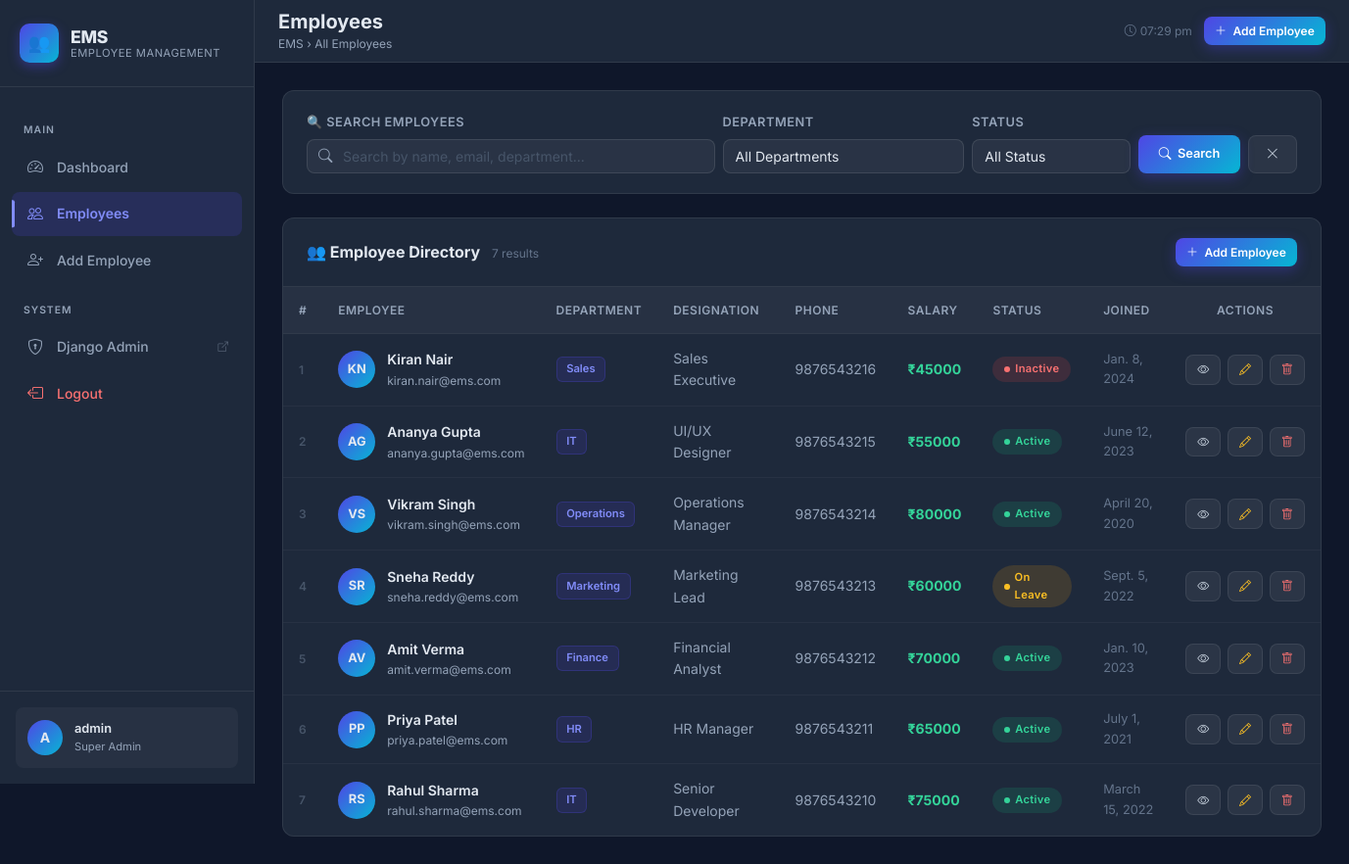
Screenshot of /employees/ (signed in) with the database file from the repository.
### employees/models.py (models this page shows, shortened)
class Employee(models.Model):
    first_name = models.CharField(max_length=100)
    last_name = models.CharField(max_length=100)
    email = models.EmailField(unique=True)
    phone = models.CharField(max_length=15)
    department = models.CharField(max_length=50, choices=DEPARTMENT_CHOICES)
    designation = models.CharField(max_length=100)
    salary = models.DecimalField(max_digits=10, decimal_places=2)
    date_joined = models.DateField()
    status = models.CharField(max_length=20, choices=STATUS_CHOICES, default='Active')
    photo = models.ImageField(upload_to='employee_photos/', blank=True, null=True)
    address = models.TextField(blank=True, null=True)
    created_at = models.DateTimeField(auto_now_add=True)
    updated_at = models.DateTimeField(auto_now=True)
    def get_full_name(self):
        return f"{self.first_name} {self.last_name}"
    class Meta:
        ordering = ['-created_at']
        verbose_name = 'Employee'
        verbose_name_plural = 'Employees'

### employees/views.py (the view, shortened to what this page needs)
# urls.py: path('employees/', views.employee_list, name='employee_list'),
@login_required
def employee_list(request):
    form = SearchForm(request.GET)
    employees = Employee.objects.all()
    query = request.GET.get('query', '')
    department = request.GET.get('department', '')
    status = request.GET.get('status', '')
    if department:
        employees = employees.filter(department=department)
    if status:
        employees = employees.filter(status=status)
    context = {
        'employees': employees,
        'form': form,
        'total_results': employees.count(),
        'query': query,
        'page_title': 'Employees',
    }
    return render(request, 'employees/employee_list.html', context)

### employees/forms.py
class SearchForm(forms.Form):
    query = forms.CharField(
        required=False,
        widget=forms.TextInput(attrs={
            'class': 'form-control',
            'placeholder': 'Search by name, email, department...',
            'id': 'search_query',
        })
    )
    department = forms.ChoiceField(
        required=False,
        choices=[('', 'All Departments')] + [
            ('HR', 'Human Resources'),
            ('IT', 'Information Technology'),
            ('Finance', 'Finance'),
            ('Marketing', 'Marketing'),
            ('Operations', 'Operations'),
            ('Sales', 'Sales'),
            ('Admin', 'Administration'),
        ],
        widget=forms.Select(attrs={
            'class': 'form-select',
            'id': 'dept_filter',
        })
    )
    status = forms.ChoiceField(
        required=False,
        choices=[('', 'All Status'), ('Active', 'Active'), ('Inactive', 'Inactive'), ('On Leave', 'On Leave')],
        widget=forms.Select(attrs={
            'class': 'form-select',
            'id': 'status_filter',
        })
    )

### employees/templates/employees/employee_list.html (shortened to what this page needs)
{% extends 'employees/base.html' %}
{% block page_title %}Employees{% endblock %}
{% block breadcrumb %}All Employees{% endblock %}
{% block content %}
<div class="ems-card mb-4">
  <div class="ems-card-body" style="padding:1.25rem 1.5rem;">
    <form method="GET" id="searchForm">
      <div class="row g-2 align-items-end">
        <div class="col-12 col-md-5">
          <label class="form-label">🔍 Search Employees</label>
          <div class="search-wrapper">
            <i class="bi bi-search search-icon"></i>
            {{ form.query }}
          </div>
        </div>
        <div class="col-6 col-md-3">
          <label class="form-label">Department</label>
          {{ form.department }}
        </div>
        <div class="col-6 col-md-2">
          <label class="form-label">Status</label>
          {{ form.status }}
        </div>
        <div class="col-12 col-md-2 d-flex gap-2">
          <button type="submit" id="searchBtn" class="btn-ems btn-ems-primary flex-fill justify-content-center">
            <i class="bi bi-search"></i> Search
          </button>
          <a href="{% url 'employee_list' %}" class="btn-ems btn-ems-ghost" id="clearSearch" title="Clear filters">
            <i class="bi bi-x-lg"></i>
          </a>
        </div>
      </div>
    </form>
  </div>
</div>
<div class="ems-card">
  <div class="ems-card-header">
    <h2 class="ems-card-title">
      👥 Employee Directory
      <span style="font-size:0.75rem; font-weight:400; color:#64748b; margin-left:0.5rem;">
        {{ total_results }} result{{ total_results|pluralize }}
      </span>
    </h2>
    <a href="{% url 'employee_add' %}" class="btn-ems btn-ems-primary btn-ems-sm" id="add-employee-btn">
      <i class="bi bi-plus-lg"></i> Add Employee
    </a>
  </div>
  {% if employees %}
  <div style="overflow-x:auto;">
    <table class="ems-table" id="employeeTable">
      <thead>
        <tr>
          <th>#</th>
          <th>Employee</th>
          <th>Department</th>
          <th>Designation</th>
          <th>Phone</th>
          <th>Salary</th>
          <th>Status</th>
          <th>Joined</th>
          <th style="text-align:center;">Actions</th>
        </tr>
      </thead>
      <tbody>
        {% for emp in employees %}
        <tr id="emp-row-{{ emp.pk }}">
          <td style="color:#475569; font-size:0.75rem; font-weight:600;">{{ forloop.counter }}</td>
          <td>
            <div class="emp-info-cell">
              <div class="emp-avatar">
                {% if emp.photo %}
                  <img src="{{ emp.photo.url }}" alt="{{ emp.get_full_name }}">
                {% else %}
                  {{ emp.first_name|first|upper }}{{ emp.last_name|first|upper }}
                {% endif %}
              </div>
              <div>
                <div class="emp-name">{{ emp.get_full_name }}</div>
                <div class="emp-email">{{ emp.email }}</div>
              </div>
            </div>
          </td>
          <td><span class="badge-dept">{{ emp.department }}</span></td>
          <td style="color:#94a3b8;">{{ emp.designation }}</td>
          <td style="color:#94a3b8;">{{ emp.phone }}</td>
          <td class="salary-text">₹{{ emp.salary|floatformat:0 }}</td>
          <td>
            <span class="badge-status
              {% if emp.status == 'Active' %}badge-active
              {% elif emp.status == 'Inactive' %}badge-inactive
              {% else %}badge-on-leave{% endif %}">
              {{ emp.status }}
            </span>
          </td>
          <td style="color:#64748b; font-size:0.8rem;">{{ emp.date_joined }}</td>
          <td>
            <div class="action-btns justify-content-center">
              <a href="{% url 'employee_detail' emp.pk %}"
                 class="btn-ems btn-ems-ghost btn-ems-sm"
                 id="view-{{ emp.pk }}" title="View Details">
                <i class="bi bi-eye"></i>
              </a>
              <a href="{% url 'employee_edit' emp.pk %}"
                 class="btn-ems btn-ems-ghost btn-ems-sm"
                 id="edit-{{ emp.pk }}" title="Edit"
                 style="color:#fbbf24;">
                <i class="bi bi-pencil"></i>
              </a>
              <a href="{% url 'employee_delete' emp.pk %}"
                 class="btn-ems btn-ems-ghost btn-ems-sm"
                 id="delete-{{ emp.pk }}" title="Delete"
                 style="color:#f87171;">
                <i class="bi bi-trash"></i>
              </a>
            </div>
          </td>
        </tr>
        {% endfor %}
      </tbody>
    </table>
  </div>
  {% endif %}
</div>
{% endblock %}

### employees/templates/employees/base.html (shortened to what this page needs)
{% load static %}
<!DOCTYPE html>
<html lang="en">
<head>
  <link href="https://cdn.jsdelivr.net/npm/bootstrap@5.3.2/dist/css/bootstrap.min.css" rel="stylesheet">
  <link href="https://cdn.jsdelivr.net/npm/bootstrap-icons@1.11.3/font/bootstrap-icons.min.css" rel="stylesheet">
  <link href="{% static 'css/ems.css' %}" rel="stylesheet">
</head>
<body>
{% block body %}
<div class="app-wrapper">
  <aside class="sidebar" id="sidebar">
    <div class="sidebar-brand">
      <div class="brand-icon">👥</div>
      <div class="brand-text">
        EMS
        <small>Employee Management</small>
      </div>
    </div>
    <nav class="sidebar-nav">
      <div class="nav-section-label">Main</div>
      <a href="{% url 'dashboard' %}" id="nav-dashboard"
         class="nav-item-link {% if request.resolver_match.url_name == 'dashboard' %}active{% endif %}">
        <span class="nav-icon"><i class="bi bi-speedometer2"></i></span>
        Dashboard
      </a>
      <a href="{% url 'employee_list' %}" id="nav-employees"
         class="nav-item-link {% if 'employee' in request.resolver_match.url_name %}active{% endif %}">
        <span class="nav-icon"><i class="bi bi-people"></i></span>
        Employees
      </a>
      <a href="{% url 'employee_add' %}" id="nav-add-employee"
         class="nav-item-link {% if request.resolver_match.url_name == 'employee_add' %}active{% endif %}">
        <span class="nav-icon"><i class="bi bi-person-plus"></i></span>
        Add Employee
      </a>
      <div class="nav-section-label">System</div>
      <a href="/admin/" id="nav-admin" class="nav-item-link" target="_blank">
        <span class="nav-icon"><i class="bi bi-shield-lock"></i></span>
        Django Admin
        <i class="bi bi-box-arrow-up-right ms-auto" style="font-size:0.65rem; opacity:0.5;"></i>
      </a>
      <a href="{% url 'logout' %}" id="nav-logout" class="nav-item-link" style="color:#f87171;">
        <span class="nav-icon"><i class="bi bi-box-arrow-left"></i></span>
        Logout
      </a>
    </nav>
    <div class="sidebar-footer">
      <div class="user-card">
        <div class="user-avatar">
          {{ request.user.username|first|upper }}
        </div>
        <div class="user-info">
          <div class="user-name">{{ request.user.get_full_name|default:request.user.username }}</div>
          <div class="user-role">{% if request.user.is_superuser %}Super Admin{% else %}Staff{% endif %}</div>
        </div>
      </div>
    </div>
  </aside>
  <main class="main-content">
    <header class="topbar">
      <div class="d-flex align-items-center gap-3">
        <div class="page-title-area">
          <h1>{% block page_title %}Dashboard{% endblock %}</h1>
          <div class="breadcrumb-text">
            EMS &rsaquo; {% block breadcrumb %}Dashboard{% endblock %}
          </div>
        </div>
      </div>
      <div class="topbar-actions">
        <span class="d-none d-sm-flex align-items-center gap-1" style="font-size:0.75rem; color:#64748b;">
          <i class="bi bi-clock"></i>
          <span id="live-time"></span>
        </span>
        <a href="{% url 'employee_add' %}" class="btn-ems btn-ems-primary btn-ems-sm" id="topbar-add-btn">
          <i class="bi bi-plus-lg"></i> Add Employee
        </a>
      </div>
    </header>
    <div class="page-content fade-in">
      {% block content %}{% endblock %}
    </div>
  </main>
</div>
{% endblock %}
</body>
</html>

### rows the page displays
Employee: first_name|first "K", last_name|first "N", get_full_name "Kiran Nair", email "kiran.nair@ems.com", department "Sales", designation "Sales Executive", phone "9876543216", salary "45000", status "Inactive", date_joined "Jan. 8, 2024"
Employee: first_name|first "A", last_name|first "G", get_full_name "Ananya Gupta", email "ananya.gupta@ems.com", department "IT", designation "UI/UX Designer", phone "9876543215", salary "55000", status "Active", date_joined "June 12, 2023"
Employee: first_name|first "V", last_name|first "S", get_full_name "Vikram Singh", email "vikram.singh@ems.com", department "Operations", designation "Operations Manager", phone "9876543214", salary "80000", status "Active", date_joined "April 20, 2020"
Employee: first_name|first "S", last_name|first "R", get_full_name "Sneha Reddy", email "sneha.reddy@ems.com", department "Marketing", designation "Marketing Lead", phone "9876543213", salary "60000", status "On Leave", date_joined "Sept. 5, 2022"
Employee: first_name|first "A", last_name|first "V", get_full_name "Amit Verma", email "amit.verma@ems.com", department "Finance", designation "Financial Analyst", phone "9876543212", salary "70000", status "Active", date_joined "Jan. 10, 2023"
Employee: first_name|first "P", last_name|first "P", get_full_name "Priya Patel", email "priya.patel@ems.com", department "HR", designation "HR Manager", phone "9876543211", salary "65000", status "Active", date_joined "July 1, 2021"
Employee: first_name|first "R", last_name|first "S", get_full_name "Rahul Sharma", email "rahul.sharma@ems.com", department "IT", designation "Senior Developer", phone "9876543210", salary "75000", status "Active", date_joined "March 15, 2022"

### other values shown
{{ request.user.username|first|upper }} "A"
{{ request.user.get_full_name|default:request.user.username }} "admin"
{{ total_results }} "7"
